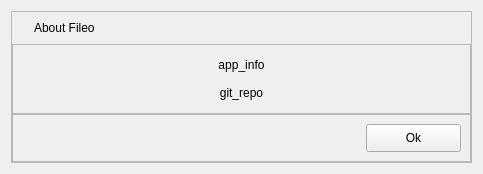
<?xml version="1.0" encoding="UTF-8"?>
<ui version="4.0">
 <class>aboutForm</class>
 <widget class="QWidget" name="aboutForm">
  <property name="geometry">
   <rect>
    <x>0</x>
    <y>0</y>
    <width>483</width>
    <height>174</height>
   </rect>
  </property>
  <property name="windowTitle">
   <string>Form</string>
  </property>
  <layout class="QHBoxLayout" name="horizontalLayout_3">
   <item>
    <widget class="QFrame" name="dlg_frame">
     <property name="frameShape">
      <enum>QFrame::StyledPanel</enum>
     </property>
     <property name="frameShadow">
      <enum>QFrame::Raised</enum>
     </property>
     <layout class="QVBoxLayout" name="verticalLayout_2" stretch="0,1,0">
      <property name="spacing">
       <number>0</number>
      </property>
      <property name="leftMargin">
       <number>0</number>
      </property>
      <property name="topMargin">
       <number>0</number>
      </property>
      <property name="rightMargin">
       <number>0</number>
      </property>
      <property name="bottomMargin">
       <number>0</number>
      </property>
      <item>
       <widget class="QFrame" name="ttl_frame">
        <property name="frameShape">
         <enum>QFrame::NoFrame</enum>
        </property>
        <property name="frameShadow">
         <enum>QFrame::Plain</enum>
        </property>
        <layout class="QHBoxLayout" name="horizontalLayout" stretch="0,1">
         <property name="topMargin">
          <number>9</number>
         </property>
         <property name="bottomMargin">
          <number>9</number>
         </property>
         <item>
          <widget class="QLabel" name="ico">
           <property name="sizePolicy">
            <sizepolicy hsizetype="Preferred" vsizetype="Preferred">
             <horstretch>0</horstretch>
             <verstretch>0</verstretch>
            </sizepolicy>
           </property>
           <property name="minimumSize">
            <size>
             <width>0</width>
             <height>0</height>
            </size>
           </property>
           <property name="maximumSize">
            <size>
             <width>16777215</width>
             <height>16777215</height>
            </size>
           </property>
           <property name="text">
            <string/>
           </property>
           <property name="alignment">
            <set>Qt::AlignLeading|Qt::AlignLeft|Qt::AlignVCenter</set>
           </property>
          </widget>
         </item>
         <item>
          <widget class="QLabel" name="ttl_label">
           <property name="text">
            <string>About Fileo</string>
           </property>
          </widget>
         </item>
        </layout>
       </widget>
      </item>
      <item>
       <widget class="QFrame" name="fr_about">
        <property name="frameShape">
         <enum>QFrame::StyledPanel</enum>
        </property>
        <property name="frameShadow">
         <enum>QFrame::Raised</enum>
        </property>
        <layout class="QVBoxLayout" name="verticalLayout">
         <property name="spacing">
          <number>6</number>
         </property>
         <item>
          <widget class="QLabel" name="app_info">
           <property name="text">
            <string>app_info</string>
           </property>
           <property name="alignment">
            <set>Qt::AlignCenter</set>
           </property>
          </widget>
         </item>
         <item>
          <widget class="QLabel" name="git_repo">
           <property name="text">
            <string>git_repo</string>
           </property>
           <property name="alignment">
            <set>Qt::AlignCenter</set>
           </property>
          </widget>
         </item>
        </layout>
       </widget>
      </item>
      <item>
       <widget class="QFrame" name="fr_btn">
        <property name="frameShape">
         <enum>QFrame::StyledPanel</enum>
        </property>
        <property name="frameShadow">
         <enum>QFrame::Raised</enum>
        </property>
        <layout class="QHBoxLayout" name="horizontalLayout_2">
         <property name="spacing">
          <number>0</number>
         </property>
         <item>
          <spacer name="horizontalSpacer">
           <property name="orientation">
            <enum>Qt::Horizontal</enum>
           </property>
           <property name="sizeHint" stdset="0">
            <size>
             <width>167</width>
             <height>20</height>
            </size>
           </property>
          </spacer>
         </item>
         <item>
          <widget class="QPushButton" name="ok_btn">
           <property name="minimumSize">
            <size>
             <width>95</width>
             <height>28</height>
            </size>
           </property>
           <property name="text">
            <string>Ok</string>
           </property>
          </widget>
         </item>
        </layout>
       </widget>
      </item>
     </layout>
    </widget>
   </item>
  </layout>
 </widget>
 <resources/>
 <connections/>
</ui>
